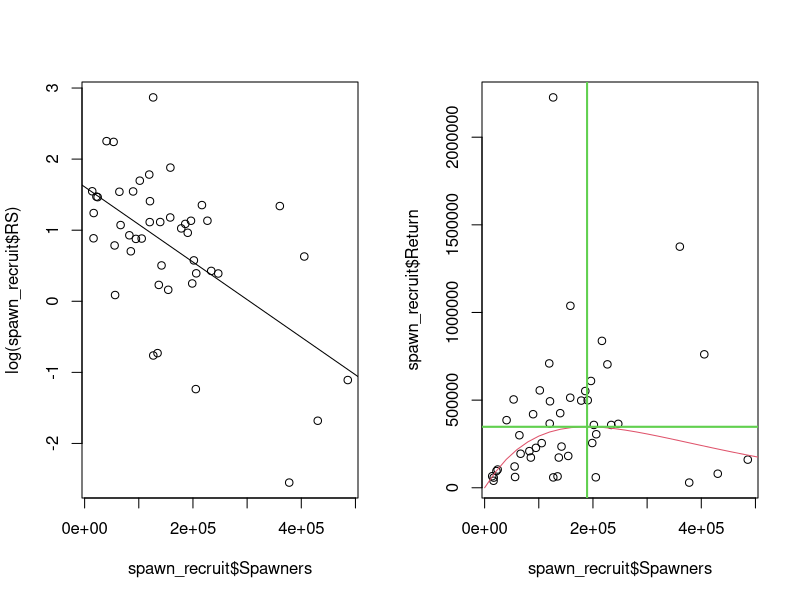
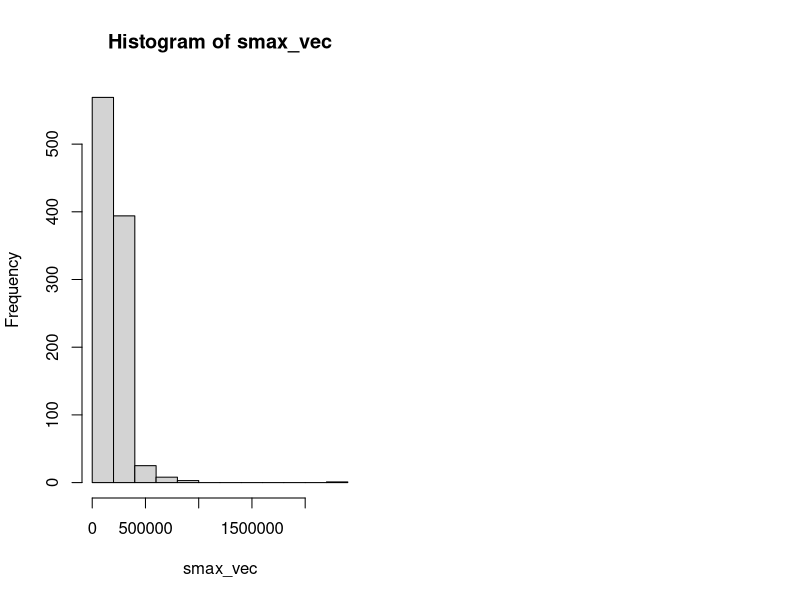

Reproduce these figures in R, in order. (Note: this script raises an error after producing the figures.)
# Read data
spawn_recruit <- read.csv("Day 2/DeFilippo_data.csv")

# Calculate R/S
spawn_recruit$RS <- spawn_recruit$Return/spawn_recruit$Spawners


# Estimate ricker
mod <- lm(log(RS) ~ 1 + Spawners, data = spawn_recruit)
summ <- summary(mod)
summ
alpha <- exp(mod$coefficients[1])
beta <- -(mod$coefficients[2])
smax = 1/beta
Smax_se <- summ$coefficients[2,2] * 1/beta^2 # Delta method with lm: SE(x) * F'(X) = SE(B) * 1/B^2 porque f(x) = -1/B

# Plot on transformed scale
par(mfrow = c(1, 2))
plot(y = log(spawn_recruit$RS), x = spawn_recruit$Spawners)
abline(mod)

# Plot on natural scale
plot(y = spawn_recruit$Return, x = spawn_recruit$Spawners)
curve(alpha*x*exp(-beta*x), from = 0, to = 2e6, add = TRUE, col = 2)
abline(v = 1/beta, col = 3, lwd = 2)
abline(h = alpha/(beta * exp(1)), col = 3, lwd = 2)


# Non-parametric bootstrap
nboot <- 1000
smax_vec <- c()

for(i in 1:nboot){
  samp <- sample(1:nrow(spawn_recruit), nrow(spawn_recruit), replace = TRUE)
  mod <- lm(log(RS) ~ 1 + Spawners, data = spawn_recruit[samp, ])
  smax_vec[i] <- 1/-(mod$coefficients[2])
}


# Plot
hist(smax_vec)


# RTMB
spawn_recruit_clean <- spawn_recruit[complete.cases(spawn_recruit[,"RS"]),] # Filter NAs
data <- list(Y = log(spawn_recruit_clean$RS), x = spawn_recruit_clean$Spawners)
parameters <- list(a=0, b=0, logSigma=0)

f <- function(parms) {
  Y <- data$Y
  x <- data$x
  a <- parms$a
  b <- parms$b
  logSigma <- parms$logSigma

  nll = -sum(dnorm(Y, a+b*x, exp(logSigma), TRUE))

  # Smax
  Smax = -1/b
  ADREPORT(Smax);

  nll
}
obj <- MakeADFun(f, parameters)

obj$hessian <- TRUE
opt <- do.call("optim", obj)
opt
rep <- sdreport(obj)
summary(rep)


# Profile likelihood
map <- list(b = factor(NA)) # Fija "b"
smax_profile <- seq(from = 1e5, to = 3e6, by = 1000)
nll_profile = c()

for(i in 1:length(smax_profile)){
  parameters <- list(a=0, b=-1/smax_profile[i], logSigma=0)
  obj <- MakeADFun(f, parameters, map = map, silent = TRUE)
  opt <- do.call("optim", obj)
  nll_profile[i] <- opt$value
}


# Plot
par(mfrow = c(1,2))
hist(smax_vec, breaks = 40, main = "Smax", xlab = "Smax") # Bootstrap
curve(dnorm(x, rep$value, rep$sd)/dnorm(rep$value, rep$value, rep$sd) * 400, from = 0, to = 2e6, add = TRUE, col = 2, lwd = 2) # Delta method in RTMB
curve(dnorm(x, smax, Smax_se)/dnorm(smax, smax, Smax_se) * 400, from = 0, to = 2e6, add = TRUE, col = 3, lwd = 2) # Delta method in "lm"

legend("topright", c("Bootstrap", "Delta method RTMB", "Delta method 'lm'"), lty = 1, lwd = 4, col = c(1,2,3), bty = "n")

plot(x = smax_profile, y = nll_profile - min(nll_profile), xlab = "Smax", ylab = "NLL - min(NLL)", type = "l", xlim = range(smax_vec), main = "Profile")
abline(h = 1.92, lty = 2, col = 4)





